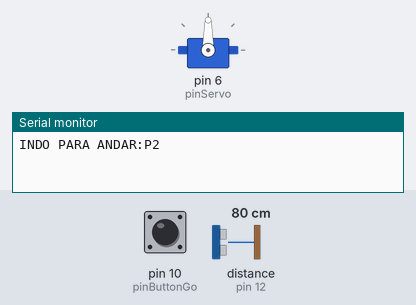
The sketch below on a simulated Arduino Uno, built with avr-gcc and run on an emulated ATmega328P. On the bench: servo, the last lines printed to the serial monitor. Inputs (shaded band) come from the test bench; at power-on: distance to the obstacle (sensor on pin 12) 80 cm, pin 10 (pinButtonGo) HIGH. The echo pulse lasts 58.3 µs per cm.

Above: at 0.1 s.
At 2.5 s:
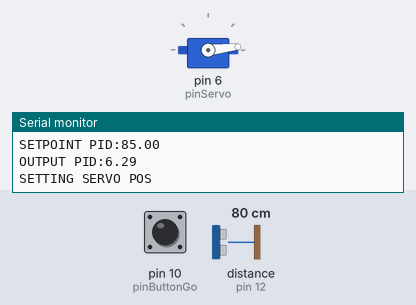
2.6 s: distance to the obstacle (sensor on pin 12) set to 2 cm
At 5.3 s:
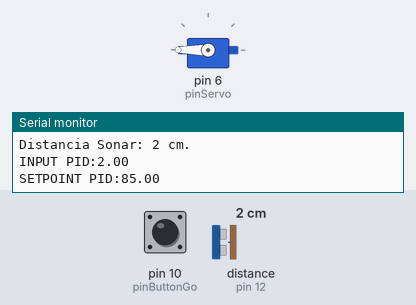
5.6 s: distance to the obstacle (sensor on pin 12) set to 4 cm
Timing chart, 0 to 8.6 s (numbered marks = the images above; inputs shaded):
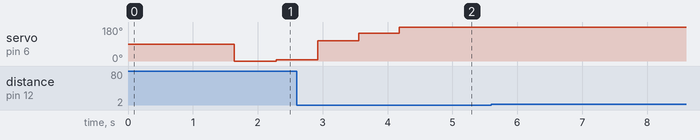

The sketch:

main.ino
```cpp
#include "Elevador.h"//INCLUSÃO DA BIBLIOTECA NECESSÁRIA

bool ELEVADOR_LIGADO = true;
//Objeto Elevador
Elevador *elevador;

void setup (){
  //Essa função liga os sensores, o visor e escreve uma mensagem
  Serial.begin(9600);
}

void loop(){
  Elevador *elevador = new Elevador();
  elevador->configurarElevador();

  // Elevador LIGADO
  while(ELEVADOR_LIGADO){
    // Loop de esperar por comandos
    while(elevador->estadoAtual == PARADO){
      elevador->lerBotoes();}
    // Loop de ir para andar
    while(elevador->estadoAtual == MOVENDO){
      elevador->irParaAndar();
    }
  }
  };
```

Elevador.cpp
```cpp
// Elevador.cpp
#include "Elevador.h"

//Objeto do PID
double sensorReadValuePID; // Valor lido pelo sensor
double setPointPID; // Valor desejado (Altura do Andar)
double outputValuePID; // Valor enviado para movimentação do servo

static AutoPID controladorPID(&sensorReadValuePID, &setPointPID, &outputValuePID
                      ,OUTPUT_MIN, OUTPUT_MAX
                      ,KP, KI, KD);

static Ultrasonic ultrasonic(PINO_OUTPUT_SENSOR,PINO_INPUT_SENSOR);
static Servo servo;
static LiquidCrystal lcd(PINO_LCD_RS,
                         PINO_LCD_ENABLE,
                          PINO_LCD_D4,
                          PINO_LCD_D5,
                          PINO_LCD_D6,
                          PINO_LCD_D7);


// O construtor é chamado quando eu declaro o meu objeto
Elevador::Elevador() {
  estadoAtual = PARADO;
  // Declaração dos andares
  P0.piso   = 0;
  P0.nome   ="P0";
  P0.altura = ALTURA_0;

  P1.piso   = 1;
  P1.nome   = "P1";
  P1.altura = ALTURA_1;

  P2.piso   = 2;
  P2.nome   ="P2";
  P2.altura = ALTURA_2;

  andarAtual = P0;
  andarDestino = P2;
  i_andar = 0;
}

bool Elevador::configurarElevador(){
  configurarDispositivos();
  controladorPID.setTimeStep(500);
  //configurarLCD();
  return true;
};

bool Elevador::configurarDispositivos(){
  // Configuração do servo motor
  pinServo = PINO_SERVO;
  // Fala para biblioteca do servo qual pino ele está conectado
  servo.attach(pinServo);
  // servo.write(SERVO_START_POSITION);

  // Configuração do sensor
  pinTrigSensor = PINO_OUTPUT_SENSOR;
  pinEchoSensor = PINO_INPUT_SENSOR;

  pinMode(pinTrigSensor, OUTPUT); // Sets the trigPin as an OUTPUT
  pinMode(pinEchoSensor, INPUT); // Sets the echoPin as an INPUT

  // Configuração do botão
  pinButtonTroca = PINO_BOTAO_TROCA;
  pinMode(pinButtonTroca,INPUT_PULLUP); // Set the Tilt Switch as an input

  // Configuração do botão
  pinButtonGo = PINO_BOTAO_GO;
  pinMode(pinButtonGo,INPUT_PULLUP); // Set the Tilt Switch as an input
};

bool Elevador::configurarLCD(){
  // Configures internal LCD pins
  pinRs = PINO_LCD_RS;
  pinEn = PINO_LCD_ENABLE;
  pinD4 = PINO_LCD_D4;
  pinD5 = PINO_LCD_D5;
  pinD6 = PINO_LCD_D6;
  pinD7 = PINO_LCD_D7;
  pinVDD = PINO_LCD_VDD;
  pinLCDBacklight = PINO_LCD_BACKLIGHT;

  //LIGA LCD
  lcd.begin(pinLCDBacklight, pinVDD);
  lcd.print("ELEVADOR");
};


//Função para ler distância utilizando sonar
int Elevador::lerSonar(){
  pinMode(pinTrigSensor, OUTPUT); // Sets the trigPin as an OUTPUT
  pinMode(pinEchoSensor, INPUT); // Sets the echoPin as an INPUT

  int distancia;
  String display_distancia;
  digitalWrite(pinTrigSensor, LOW);
  delayMicroseconds(2);

  // Trigger the sensor by setting the trigPin high for 10 microseconds:
  digitalWrite(pinTrigSensor, HIGH);
  delayMicroseconds(10);
  digitalWrite(pinTrigSensor, LOW);

  // Calculate the distance:
  distancia = (ultrasonic.Ranging(CM)); //VARIÁVEL GLOBAL RECEBE O VALOR DA DISTÂNCIA MEDIDA

  delay(50);
  display_distancia = "Distancia Sonar: " + String(distancia) + " cm.";
  mostrarNaTela(display_distancia);
  return distancia;
}

bool Elevador::lerBotaoTroca(){
   int digitalVal = digitalRead(pinButtonTroca); // Take a reading
   int rest;
   if(HIGH == digitalVal){
    i_andar = i_andar+ 1;
    rest = i_andar % 3;
    delay(777);
    switch(rest){
      case 1:
        mostrarNaTela("ANDAR DESTINO P0");
        andarDestino = P0;
        break;
      case 2:
        mostrarNaTela("ANDAR DESTINO P1");
        andarDestino = P1;
        break;
      case 0:
        mostrarNaTela("ANDAR DESTINO P2");
        andarDestino = P2;
        break;
    }
    // TROCAR ANDARES
     return true;}
   else{
    // DISPLAY ANDARES
     return false;}
}

bool Elevador::lerBotaoGo(){
   int digitalVal = digitalRead(pinButtonGo); // Take a reading
   if(HIGH == digitalVal and andarAtual.piso != andarDestino.piso){
     estadoAtual = MOVENDO;
     mostrarNaTela("INDO PARA ANDAR:" + andarDestino.nome);
     delay(777);
     return true;}
   else if(HIGH == digitalVal and andarAtual.piso == andarDestino.piso){
     mostrarNaTela("ANDAR DE DESTINO DEVE SER DIFERENTE DO ATUAL");
     delay(777);
     return true;}
   else{
    // DISPLAY ANDARES
     return false;}
}

bool Elevador::lerBotoes(){
   if(lerBotaoGo()){
      delay(777);
    return true;
   }
   else if(lerBotaoTroca()){
      delayMicroseconds(7);
      // displayAndares();
    return true;}

  else{
      //mostrarNaTela("SEM BOTAO");
      //displayAndares();
    return false;
  }
}


String Elevador::displayAndares(){
  String display = "Andar atual: " + andarAtual.nome + " / Andar Destino: " + andarDestino.nome;
  mostrarNaTela(display);
}

//Função para ler estado atual
String Elevador::lerEstado() {
  return estadoAtual;
}

//Função para mostrar em dispositivo LCD
void Elevador::mostrarNaTela(String mensagem){
  //this->lcd->print(mensagem);
  Serial.print(mensagem);
  Serial.print("\n");
}

//Função que manda o servo para uma posição
bool Elevador::setPosServo(int pos){
  mostrarNaTela("SETTING SERVO POS");
  servo.write(pos);
}

int Elevador::controlePID(int sensorRead){
    delayMicroseconds(777);
    sensorReadValuePID = sensorRead;
    setPointPID = double(andarDestino.altura); // Valor desejado (Altura do Andar)
    delayMicroseconds(777);
    controladorPID.run();
    mostrarNaTela("INPUT PID:" + String(sensorReadValuePID));
    mostrarNaTela("SETPOINT PID:" + String(setPointPID));
    mostrarNaTela("OUTPUT PID:" + String(outputValuePID));
    return outputValuePID;

}

void Elevador::irParaAndar(){
  // ENQUANTO ALTURA ATUAL NÃO FOR ALTURA DESEJADA + OU - TOLERANCIA
  int distancia_sonar = lerSonar();
  int max_dist = andarDestino.altura + TOLERANCIA_ALTURA_ANDAR;
  int min_dist = andarDestino.altura - TOLERANCIA_ALTURA_ANDAR;
  if (distancia_sonar >= ALTURA_MAXIMA_PERIGO){
    mostrarNaTela("ALTURA MÁXIMA ATINGIDA! ELEVADOR PARADO!");
    estadoAtual = PARADO;
  }
  else if(distancia_sonar <= max_dist and distancia_sonar>= min_dist){
    mostrarNaTela("CHEGOU NO ANDAR");
    setPosServo(SERVO_STOP_POSITION); // STOP SERVO
    estadoAtual = PARADO;
  }
  else{
    int servo_input = controlePID(distancia_sonar);
    setPosServo(servo_input);}
  delay(77);
}

// Funçao para setar o estado da maquina de estado do codigo
bool Elevador::configurarEstado(String estado){
  if(estadoAtual == MOVENDO){
    estadoAtual = MOVENDO;
    return true;}

  if(estadoAtual == MOVENDO){
    estadoAtual = MOVENDO;
    return true;}

  return false;
}
```

Elevador.h
```cpp
// Elevador.h
#ifndef Elevador_h
#define Elevador_h

#include <Arduino.h>
#include <Servo.h> //INCLUSÃO DA BIBLIOTECA DE SERVO
#include <Ultrasonic.h>  //INCLUSAO DA BIBLIOTECA DE SERVO
#include <LiquidCrystal.h> // INCLUSAO BIBLIOTECA LCD
#include <AutoPID.h>

const int PINO_LCD_VDD = 2; // PINO PARA ATIVAR LCD
const int PINO_LCD_BACKLIGHT = 16; // PINO PARA ATIVAR PINO_LCD

const int PINO_LCD_RS = 5; //PINO DIGITAL UTILIZADO PELO LCD
const int PINO_LCD_ENABLE = 5; //PINO DIGITAL UTILIZADO PELO LCD
const int PINO_LCD_D4 = 5; //PINO DIGITAL UTILIZADO PELO LCD
const int PINO_LCD_D5 = 5; //PINO DIGITAL UTILIZADO PELO LCD
const int PINO_LCD_D6 = 5; //PINO DIGITAL UTILIZADO PELO LCD
const int PINO_LCD_D7 = 5; //PINO DIGITAL UTILIZADO PELO LCD

const int PINO_SERVO = 6; //PINO DIGITAL UTILIZADO PELO SERVO
const int PINO_BOTAO_TROCA = 7; //PINO DIGITAL UTILIZADO PELO BOTAO
const int PINO_BOTAO_GO = 10; //PINO DIGITAL UTILIZADO PELO BOTAO
const int PINO_INPUT_SENSOR = 12; //PINO DIGITAL UTILIZADO PELO SONAR
const int PINO_OUTPUT_SENSOR = 13; //PINO DIGITAL UTILIZADO PELO SONAR

const int SERVO_START_POSITION = 0; // POSICAO INICIAL DO SERVO
const int SERVO_STOP_POSITION = 90; // POSICAO PARA PARAR O SERVO

// Altura dos andares em centimetro
const int ALTURA_0 = 0;
const int ALTURA_1 = 44;
const int ALTURA_2 = 85;
const int ALTURA_MAXIMA_PERIGO = 90;

const String MOVENDO = "MOVENDO";
const String PARADO = "PARADO";

//Tolerancia de altura em centimetrosc
const int TOLERANCIA_ALTURA_ANDAR = 1;

#define OUTPUT_MIN -300
#define OUTPUT_MAX 300
#define KP 1.0
#define KI 0.8
#define KD 0.5

struct Andar{
  int piso;
  String nome;
  int altura;
};

class Elevador {
  // Funções que não serão acessadas pelo condigo principal
  private:
      // Declarção de variaveis internas de pinos
      int pinServo;
      int pinButtonTroca;
      int pinButtonGo;
      // Pinos Sonar
      int pinTrigSensor, pinEchoSensor;
      // Pinos LCD
      int pinRs, pinEn, pinD4, pinD5, pinD6, pinD7,pinVDD,pinLCDBacklight;

      int i_andar;
      bool configurarDispositivos(); // Funçao para configurar dispositivos e portas
      bool configurarLCD();

  public:
    Elevador(); // Construtor da Classe
    Andar andarAtual; // Variavel para armazenar o Andar ATUAL
    Andar andarDestino;// Variavel para armazenar o Andar DESTINO
    Andar P0; // Variavel para armazenar os dados do PISO 0
    Andar P1; // Variavel para armazenar os dados do PISO 1
    Andar P2; // Variavel para armazenar os dados do PISO 2

    bool setPosServo(int pos); // Set position do servo

    int controlePID(int sensorRead); // Função que realiza controle PID retornando o comando par ao servo
    void irParaAndar(); // Função utilizada para mover para andar

    String estadoAtual; //Declaraçao estado atual
    bool estadoWaitingForInput(); //Declaração função de estados

    String lerEstado(); // Função que lê estado
    String displayAndares();// Função para display Andares

    bool lerBotaoGo(); // Função que lê valor do botão GO
    bool lerBotaoTroca(); // Função que lê valor do botão TROCA
    bool lerBotoes();// Função que lê valor doS dois botões
    int lerSonar();// Função que lê valor do sensor utlrasom

    bool configurarElevador(); // Função utilizada para configurar um elevador
    void mostrarNaTela(String mensagem); // Função para mostrar na tela
    bool configurarEstado(String estado);// Funçao que configura um estado
  };

#endif
```
